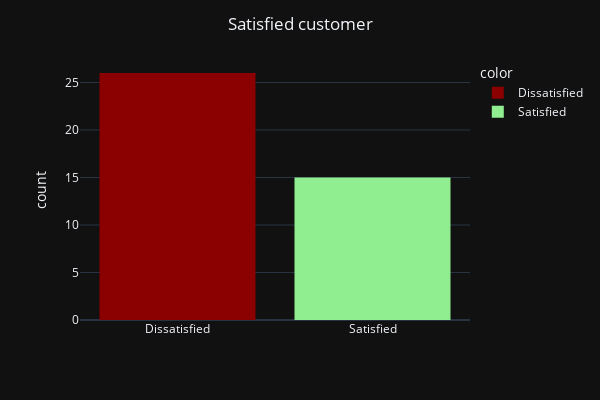

Write notebook code for a chart like this one.
### Code cell
x = df[df.columns[0]].astype(str)

fig = px.histogram(
    df, 
    x=x, 
    height=400, 
    width=600,
    color=x,
    color_discrete_sequence=["darkred", "lightgreen"]
)

fig.update_layout(
    template="plotly_dark", 
    title=df.columns[0],
    title_x=.5,
    xaxis_title=None
)

fig.show()

### Figure 1 — Plotly figure (JSON) as saved in the notebook; plotly's stock layout.template omitted (floating-point values rounded to 4 significant figures)
{"data": [{"alignmentgroup": "True", "bingroup": "x", "hovertemplate": "color=Dissatisfied<br>x=%{x}<br>count=%{y}<extra></extra>", "legendgroup": "Dissatisfied", "marker": {"color": "darkred", "pattern": {"shape": ""}}, "name": "Dissatisfied", "offsetgroup": "Dissatisfied", "orientation": "v", "showlegend": true, "type": "histogram", "x": ["Dissatisfied", "Dissatisfied", "Dissatisfied", "Dissatisfied", "Dissatisfied", "Dissatisfied", "Dissatisfied", "Dissatisfied", "Dissatisfied", "Dissatisfied", "Dissatisfied", "Dissatisfied", "Dissatisfied", "Dissatisfied", "Dissatisfied", "Dissatisfied", "Dissatisfied", "Dissatisfied", "Dissatisfied", "Dissatisfied", "Dissatisfied", "Dissatisfied", "Dissatisfied", "Dissatisfied", "Dissatisfied", "Dissatisfied"], "xaxis": "x", "yaxis": "y"}, {"alignmentgroup": "True", "bingroup": "x", "hovertemplate": "color=Satisfied<br>x=%{x}<br>count=%{y}<extra></extra>", "legendgroup": "Satisfied", "marker": {"color": "lightgreen", "pattern": {"shape": ""}}, "name": "Satisfied", "offsetgroup": "Satisfied", "orientation": "v", "showlegend": true, "type": "histogram", "x": ["Satisfied", "Satisfied", "Satisfied", "Satisfied", "Satisfied", "Satisfied", "Satisfied", "Satisfied", "Satisfied", "Satisfied", "Satisfied", "Satisfied", "Satisfied", "Satisfied", "Satisfied"], "xaxis": "x", "yaxis": "y"}], "layout": {"barmode": "relative", "height": 400, "legend": {"title": {"text": "color"}, "tracegroupgap": 0}, "margin": {"t": 60}, "title": {"text": "Satisfied customer", "x": 0.5}, "width": 600, "xaxis": {"anchor": "y", "autorange": true, "domain": [0, 1], "range": [-0.5, 1.5], "title": {}, "type": "category"}, "yaxis": {"anchor": "x", "autorange": true, "domain": [0, 1], "range": [0, 27.37], "title": {"text": "count"}}}}
